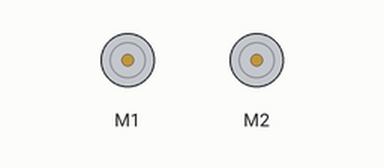
Bench run of a program on a simulated BBC micro:bit (MakeCode). Parts: 2 × DC motor (green arrow = forward, orange = backward, longer = faster). At 24.0 s the program stops and its outputs stay as they are.

Above: at 24.1 s.
Timing chart, 0 to 25.5 s (numbered marks = the images above):
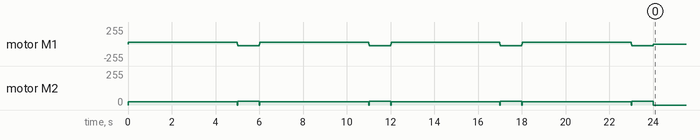

The program:

main.ts
```typescript
for (let index = 0; index < 4; index++) {
    maqueen.motorRun(maqueen.Motors.M1, maqueen.Dir.CW, 25)
    maqueen.motorRun(maqueen.Motors.M2, maqueen.Dir.CW, 25)
    basic.pause(5000)
    maqueen.motorStop(maqueen.Motors.All)
    maqueen.motorRun(maqueen.Motors.M1, maqueen.Dir.CCW, 27)
    maqueen.motorRun(maqueen.Motors.M2, maqueen.Dir.CW, 27)
    basic.pause(1000)
    maqueen.motorStop(maqueen.Motors.All)
}
```

test.ts
```typescript
// tests gaan hier; deze zal niet worden gecompileerd wanneer dit pakket wordt gebruikt als extensie.
```
